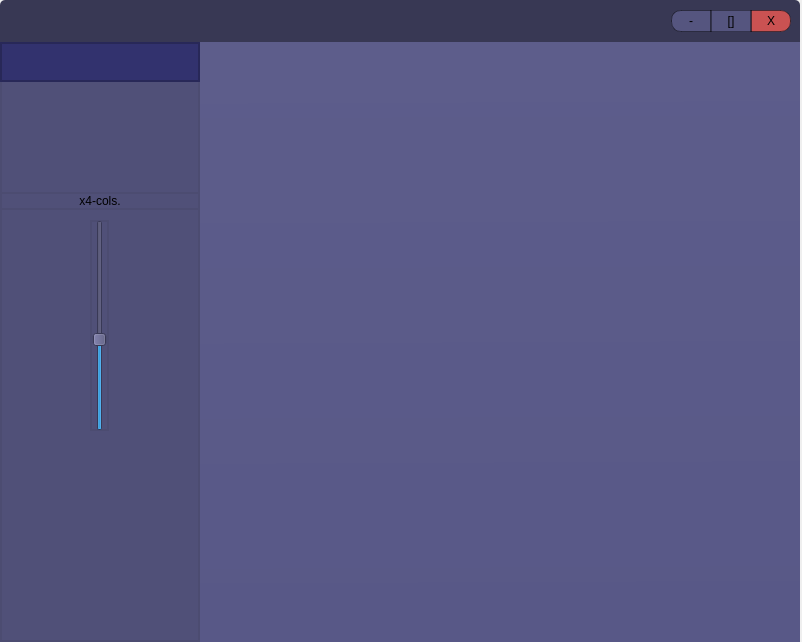
<?xml version="1.0" encoding="UTF-8"?>
<ui version="4.0">
 <class>MainWindow</class>
 <widget class="QMainWindow" name="MainWindow">
  <property name="geometry">
   <rect>
    <x>0</x>
    <y>0</y>
    <width>802</width>
    <height>642</height>
   </rect>
  </property>
  <property name="minimumSize">
   <size>
    <width>800</width>
    <height>642</height>
   </size>
  </property>
  <property name="windowTitle">
   <string>MainWindow</string>
  </property>
  <widget class="QWidget" name="centralwidget">
   <widget class="QWidget" name="Layer1" native="true">
    <property name="geometry">
     <rect>
      <x>0</x>
      <y>0</y>
      <width>800</width>
      <height>642</height>
     </rect>
    </property>
    <property name="minimumSize">
     <size>
      <width>800</width>
      <height>642</height>
     </size>
    </property>
    <property name="maximumSize">
     <size>
      <width>800</width>
      <height>642</height>
     </size>
    </property>
    <layout class="QGridLayout" name="gridLayout">
     <property name="leftMargin">
      <number>0</number>
     </property>
     <property name="topMargin">
      <number>0</number>
     </property>
     <property name="rightMargin">
      <number>0</number>
     </property>
     <property name="bottomMargin">
      <number>0</number>
     </property>
     <property name="spacing">
      <number>0</number>
     </property>
     <item row="0" column="0" colspan="2">
      <widget class="QWidget" name="topBar" native="true">
       <property name="minimumSize">
        <size>
         <width>10</width>
         <height>42</height>
        </size>
       </property>
       <property name="maximumSize">
        <size>
         <width>16777215</width>
         <height>42</height>
        </size>
       </property>
       <property name="styleSheet">
        <string notr="true">.QWidget{
background-color: rgb(56, 56, 84);
border-top-left-radius: 5px;
border-top-right-radius: 5px;
}</string>
       </property>
       <layout class="QHBoxLayout" name="horizontalLayout">
        <property name="spacing">
         <number>0</number>
        </property>
        <property name="leftMargin">
         <number>5</number>
        </property>
        <property name="topMargin">
         <number>0</number>
        </property>
        <property name="bottomMargin">
         <number>0</number>
        </property>
        <item>
         <widget class="QLabel" name="label">
          <property name="minimumSize">
           <size>
            <width>32</width>
            <height>32</height>
           </size>
          </property>
          <property name="maximumSize">
           <size>
            <width>32</width>
            <height>32</height>
           </size>
          </property>
          <property name="text">
           <string/>
          </property>
          <property name="pixmap">
           <pixmap>../../../../../../../../Downloads/Random Logo.png</pixmap>
          </property>
          <property name="scaledContents">
           <bool>true</bool>
          </property>
          <property name="alignment">
           <set>Qt::AlignCenter</set>
          </property>
         </widget>
        </item>
        <item>
         <spacer name="horizontalSpacer">
          <property name="orientation">
           <enum>Qt::Horizontal</enum>
          </property>
          <property name="sizeHint" stdset="0">
           <size>
            <width>40</width>
            <height>20</height>
           </size>
          </property>
         </spacer>
        </item>
        <item>
         <widget class="QPushButton" name="btnMinimise">
          <property name="minimumSize">
           <size>
            <width>40</width>
            <height>22</height>
           </size>
          </property>
          <property name="maximumSize">
           <size>
            <width>40</width>
            <height>22</height>
           </size>
          </property>
          <property name="styleSheet">
           <string notr="true">background-color: rgb(85, 85, 127);
border:1px solid rgba(0,0,0,100);
border-top-left-radius: 10px;
border-bottom-left-radius: 10px;</string>
          </property>
          <property name="text">
           <string>-</string>
          </property>
         </widget>
        </item>
        <item>
         <widget class="QPushButton" name="btnMaximiseToggle">
          <property name="minimumSize">
           <size>
            <width>40</width>
            <height>22</height>
           </size>
          </property>
          <property name="maximumSize">
           <size>
            <width>40</width>
            <height>22</height>
           </size>
          </property>
          <property name="styleSheet">
           <string notr="true">background-color: rgb(85, 85, 127);
border:1px solid rgba(0,0,0,100);</string>
          </property>
          <property name="text">
           <string>[]</string>
          </property>
         </widget>
        </item>
        <item>
         <widget class="QPushButton" name="btnCloseProgram">
          <property name="minimumSize">
           <size>
            <width>40</width>
            <height>22</height>
           </size>
          </property>
          <property name="cursor">
           <cursorShape>ForbiddenCursor</cursorShape>
          </property>
          <property name="styleSheet">
           <string notr="true">background-color: rgb(202, 82, 82);
border-top-right-radius: 10px;
border-bottom-right-radius: 10px;
border:1px solid rgba(0,0,0,100);</string>
          </property>
          <property name="text">
           <string>X</string>
          </property>
         </widget>
        </item>
       </layout>
      </widget>
     </item>
     <item row="1" column="0">
      <widget class="QWidget" name="sideBar" native="true">
       <property name="sizePolicy">
        <sizepolicy hsizetype="Expanding" vsizetype="Preferred">
         <horstretch>0</horstretch>
         <verstretch>0</verstretch>
        </sizepolicy>
       </property>
       <property name="minimumSize">
        <size>
         <width>200</width>
         <height>0</height>
        </size>
       </property>
       <property name="maximumSize">
        <size>
         <width>200</width>
         <height>16777215</height>
        </size>
       </property>
       <property name="layoutDirection">
        <enum>Qt::LeftToRight</enum>
       </property>
       <property name="styleSheet">
        <string notr="true">background-color: rgb(80, 80, 120);
border: 1.5px solid rgb(76, 76, 113);</string>
       </property>
       <layout class="QGridLayout" name="gridLayout_2">
        <property name="leftMargin">
         <number>0</number>
        </property>
        <property name="topMargin">
         <number>0</number>
        </property>
        <property name="rightMargin">
         <number>0</number>
        </property>
        <property name="bottomMargin">
         <number>0</number>
        </property>
        <property name="horizontalSpacing">
         <number>0</number>
        </property>
        <property name="verticalSpacing">
         <number>10</number>
        </property>
        <item row="3" column="0" colspan="3">
         <widget class="QLabel" name="scaleSlider_label">
          <property name="text">
           <string>x4-cols.</string>
          </property>
          <property name="alignment">
           <set>Qt::AlignCenter</set>
          </property>
         </widget>
        </item>
        <item row="5" column="1">
         <spacer name="verticalSpacer_3">
          <property name="orientation">
           <enum>Qt::Vertical</enum>
          </property>
          <property name="sizeHint" stdset="0">
           <size>
            <width>20</width>
            <height>40</height>
           </size>
          </property>
         </spacer>
        </item>
        <item row="4" column="0">
         <spacer name="horizontalSpacer_2">
          <property name="orientation">
           <enum>Qt::Horizontal</enum>
          </property>
          <property name="sizeHint" stdset="0">
           <size>
            <width>40</width>
            <height>20</height>
           </size>
          </property>
         </spacer>
        </item>
        <item row="4" column="1">
         <widget class="QSlider" name="scaleSlider">
          <property name="minimum">
           <number>1</number>
          </property>
          <property name="maximum">
           <number>8</number>
          </property>
          <property name="singleStep">
           <number>1</number>
          </property>
          <property name="value">
           <number>4</number>
          </property>
          <property name="orientation">
           <enum>Qt::Vertical</enum>
          </property>
         </widget>
        </item>
        <item row="4" column="2">
         <spacer name="horizontalSpacer_3">
          <property name="orientation">
           <enum>Qt::Horizontal</enum>
          </property>
          <property name="sizeHint" stdset="0">
           <size>
            <width>40</width>
            <height>20</height>
           </size>
          </property>
         </spacer>
        </item>
        <item row="2" column="1">
         <spacer name="verticalSpacer_2">
          <property name="orientation">
           <enum>Qt::Vertical</enum>
          </property>
          <property name="sizeType">
           <enum>QSizePolicy::Preferred</enum>
          </property>
          <property name="sizeHint" stdset="0">
           <size>
            <width>0</width>
            <height>100</height>
           </size>
          </property>
         </spacer>
        </item>
        <item row="1" column="0" colspan="3">
         <widget class="QWidget" name="widget_2" native="true">
          <property name="sizePolicy">
           <sizepolicy hsizetype="Maximum" vsizetype="Preferred">
            <horstretch>100</horstretch>
            <verstretch>0</verstretch>
           </sizepolicy>
          </property>
          <property name="minimumSize">
           <size>
            <width>0</width>
            <height>40</height>
           </size>
          </property>
          <property name="maximumSize">
           <size>
            <width>300</width>
            <height>40</height>
           </size>
          </property>
          <property name="styleSheet">
           <string notr="true">background-color: rgba(50, 50, 110, 255);
border-color:rgba(0, 0, 0, 50);
border-width:2px;
border-style: solid;</string>
          </property>
         </widget>
        </item>
       </layout>
      </widget>
     </item>
     <item row="1" column="1">
      <widget class="QWidget" name="scrollArea_c" native="true">
       <property name="minimumSize">
        <size>
         <width>600</width>
         <height>560</height>
        </size>
       </property>
       <property name="toolTipDuration">
        <number>1</number>
       </property>
       <property name="styleSheet">
        <string notr="true">background-color: rgb(93, 93, 139);
background-color: qlineargradient(spread:pad, x1:0.487562, y1:0, x2:0.493, y2:1, stop:0 rgba(93, 93, 139, 255), stop:1 rgba(53, 53, 104, 255));
background-color: qlineargradient(spread:pad, x1:0.487562, y1:0, x2:0.493, y2:1, stop:0 rgba(93, 93, 139, 255), stop:1 rgba(88, 88, 135, 255));</string>
       </property>
       <layout class="QVBoxLayout" name="verticalLayout">
        <property name="spacing">
         <number>0</number>
        </property>
        <property name="leftMargin">
         <number>0</number>
        </property>
        <property name="topMargin">
         <number>0</number>
        </property>
        <property name="rightMargin">
         <number>0</number>
        </property>
        <property name="bottomMargin">
         <number>0</number>
        </property>
        <item>
         <widget class="QScrollArea" name="scrollArea">
          <property name="styleSheet">
           <string notr="true">background-color: rgba(255, 255, 255, 0);
color: rgba(255, 170, 255, 0);</string>
          </property>
          <property name="frameShadow">
           <enum>QFrame::Raised</enum>
          </property>
          <property name="lineWidth">
           <number>0</number>
          </property>
          <property name="verticalScrollBarPolicy">
           <enum>Qt::ScrollBarAlwaysOff</enum>
          </property>
          <property name="horizontalScrollBarPolicy">
           <enum>Qt::ScrollBarAlwaysOff</enum>
          </property>
          <property name="widgetResizable">
           <bool>true</bool>
          </property>
          <widget class="QWidget" name="scrollAreaWidgetContents">
           <property name="geometry">
            <rect>
             <x>0</x>
             <y>0</y>
             <width>600</width>
             <height>600</height>
            </rect>
           </property>
           <property name="styleSheet">
            <string notr="true">background-color: rgba(255, 255, 255, 0);</string>
           </property>
           <layout class="QVBoxLayout" name="verticalLayout_2">
            <property name="spacing">
             <number>0</number>
            </property>
            <property name="leftMargin">
             <number>20</number>
            </property>
            <property name="topMargin">
             <number>20</number>
            </property>
            <property name="rightMargin">
             <number>20</number>
            </property>
            <property name="bottomMargin">
             <number>20</number>
            </property>
            <item>
             <widget class="QWidget" name="thumbnailLayout_container" native="true">
              <property name="minimumSize">
               <size>
                <width>560</width>
                <height>560</height>
               </size>
              </property>
              <property name="maximumSize">
               <size>
                <width>1580</width>
                <height>1580</height>
               </size>
              </property>
              <property name="styleSheet">
               <string notr="true">background-color: rgba(72, 116, 79, 100);
background-color: rgba(240, 240, 240, 0);</string>
              </property>
             </widget>
            </item>
            <item>
             <spacer name="verticalSpacer">
              <property name="orientation">
               <enum>Qt::Vertical</enum>
              </property>
              <property name="sizeHint" stdset="0">
               <size>
                <width>20</width>
                <height>40</height>
               </size>
              </property>
             </spacer>
            </item>
           </layout>
          </widget>
         </widget>
        </item>
       </layout>
      </widget>
     </item>
    </layout>
   </widget>
   <widget class="QWidget" name="Layer2" native="true">
    <property name="geometry">
     <rect>
      <x>0</x>
      <y>0</y>
      <width>800</width>
      <height>642</height>
     </rect>
    </property>
    <property name="minimumSize">
     <size>
      <width>800</width>
      <height>642</height>
     </size>
    </property>
    <layout class="QGridLayout" name="gridLayout_6">
     <item row="0" column="0">
      <widget class="QWidget" name="widget" native="true">
       <property name="maximumSize">
        <size>
         <width>500</width>
         <height>300</height>
        </size>
       </property>
       <property name="styleSheet">
        <string notr="true">background-color: rgb(85, 0, 127);
border-radius:15px;</string>
       </property>
       <layout class="QGridLayout" name="gridLayout_3">
        <item row="0" column="0">
         <widget class="QStackedWidget" name="stackedWidget">
          <property name="maximumSize">
           <size>
            <width>10000</width>
            <height>10000</height>
           </size>
          </property>
          <property name="currentIndex">
           <number>0</number>
          </property>
          <widget class="QWidget" name="page">
           <layout class="QGridLayout" name="gridLayout_8">
            <item row="4" column="1">
             <widget class="QCheckBox" name="checkBox">
              <property name="text">
               <string/>
              </property>
             </widget>
            </item>
            <item row="4" column="0">
             <widget class="QLabel" name="label_8">
              <property name="text">
               <string>Store externally?:</string>
              </property>
             </widget>
            </item>
            <item row="1" column="1">
             <widget class="QLineEdit" name="lineEdit">
              <property name="styleSheet">
               <string notr="true">background-color: rgb(255, 255, 255);</string>
              </property>
             </widget>
            </item>
            <item row="2" column="0">
             <widget class="QLabel" name="label_3">
              <property name="text">
               <string>Project Description: (optional)</string>
              </property>
              <property name="alignment">
               <set>Qt::AlignLeading|Qt::AlignLeft|Qt::AlignTop</set>
              </property>
              <property name="wordWrap">
               <bool>true</bool>
              </property>
             </widget>
            </item>
            <item row="2" column="1">
             <widget class="QTextEdit" name="textEdit">
              <property name="maximumSize">
               <size>
                <width>16777215</width>
                <height>100</height>
               </size>
              </property>
              <property name="styleSheet">
               <string notr="true">background-color: rgb(255, 255, 255);</string>
              </property>
             </widget>
            </item>
            <item row="0" column="0" colspan="3">
             <widget class="QLabel" name="label_4">
              <property name="text">
               <string>New Project</string>
              </property>
              <property name="alignment">
               <set>Qt::AlignCenter</set>
              </property>
             </widget>
            </item>
            <item row="3" column="1">
             <spacer name="verticalSpacer_4">
              <property name="orientation">
               <enum>Qt::Vertical</enum>
              </property>
              <property name="sizeHint" stdset="0">
               <size>
                <width>20</width>
                <height>40</height>
               </size>
              </property>
             </spacer>
            </item>
            <item row="1" column="2">
             <spacer name="horizontalSpacer_4">
              <property name="orientation">
               <enum>Qt::Horizontal</enum>
              </property>
              <property name="sizeHint" stdset="0">
               <size>
                <width>93</width>
                <height>20</height>
               </size>
              </property>
             </spacer>
            </item>
            <item row="1" column="0">
             <widget class="QLabel" name="label_2">
              <property name="text">
               <string>Project Name:</string>
              </property>
             </widget>
            </item>
            <item row="5" column="1">
             <widget class="QLineEdit" name="lineEdit_3">
              <property name="styleSheet">
               <string notr="true">background-color: rgb(255, 255, 255);</string>
              </property>
              <property name="text">
               <string>/dd/dd/dd/dd</string>
              </property>
             </widget>
            </item>
           </layout>
          </widget>
          <widget class="QWidget" name="page_2">
           <layout class="QGridLayout" name="gridLayout_9">
            <item row="2" column="1">
             <widget class="QTextEdit" name="textEdit_2">
              <property name="maximumSize">
               <size>
                <width>16777215</width>
                <height>100</height>
               </size>
              </property>
              <property name="styleSheet">
               <string notr="true">background-color: rgb(170, 255, 255);</string>
              </property>
             </widget>
            </item>
            <item row="0" column="0" colspan="3">
             <widget class="QLabel" name="label_7">
              <property name="text">
               <string>Import Existing Project</string>
              </property>
              <property name="alignment">
               <set>Qt::AlignCenter</set>
              </property>
             </widget>
            </item>
            <item row="1" column="1">
             <widget class="QLineEdit" name="lineEdit_2">
              <property name="styleSheet">
               <string notr="true">background-color: rgb(170, 255, 255);</string>
              </property>
             </widget>
            </item>
            <item row="1" column="0">
             <widget class="QLabel" name="label_5">
              <property name="text">
               <string>Project Name:</string>
              </property>
             </widget>
            </item>
            <item row="2" column="0">
             <widget class="QLabel" name="label_6">
              <property name="text">
               <string>Project Description: (optional)</string>
              </property>
              <property name="alignment">
               <set>Qt::AlignLeading|Qt::AlignLeft|Qt::AlignTop</set>
              </property>
              <property name="wordWrap">
               <bool>true</bool>
              </property>
             </widget>
            </item>
            <item row="1" column="2">
             <spacer name="horizontalSpacer_5">
              <property name="orientation">
               <enum>Qt::Horizontal</enum>
              </property>
              <property name="sizeHint" stdset="0">
               <size>
                <width>93</width>
                <height>20</height>
               </size>
              </property>
             </spacer>
            </item>
            <item row="3" column="1">
             <spacer name="verticalSpacer_5">
              <property name="orientation">
               <enum>Qt::Vertical</enum>
              </property>
              <property name="sizeHint" stdset="0">
               <size>
                <width>20</width>
                <height>40</height>
               </size>
              </property>
             </spacer>
            </item>
           </layout>
          </widget>
         </widget>
        </item>
       </layout>
      </widget>
     </item>
    </layout>
   </widget>
   <zorder>Layer2</zorder>
   <zorder>Layer1</zorder>
  </widget>
 </widget>
 <resources/>
 <connections/>
</ui>
